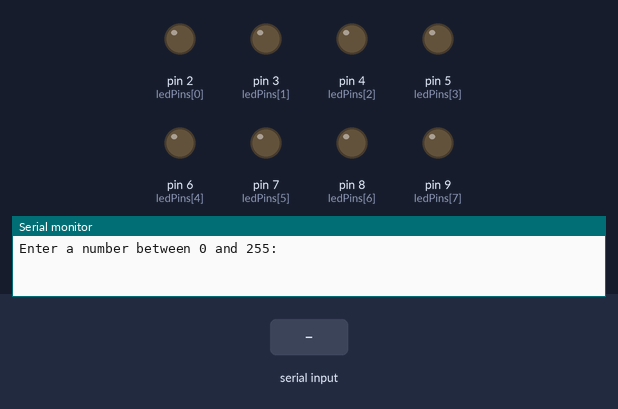
A sketch run on a simulated Arduino Uno, built with avr-gcc and run on an emulated ATmega328P. Shown: output pins drawn as LEDs (lit = HIGH), the last lines printed to the serial monitor. Inputs (shaded band) come from the test bench.

Above: at 2.2 s.
2.3 s: "90,45\n" received over Serial
At 3.3 s:
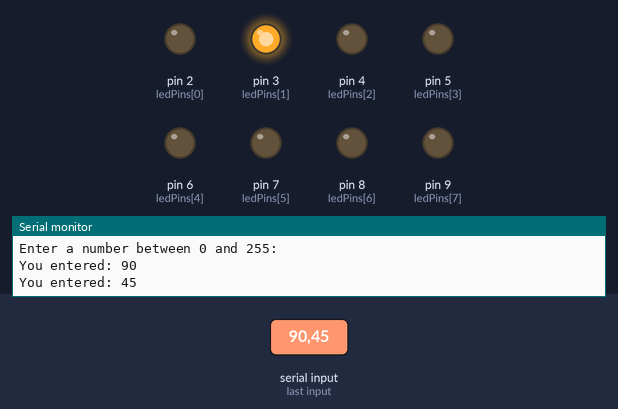
5.3 s: "5\n" received over Serial
At 6.8 s:
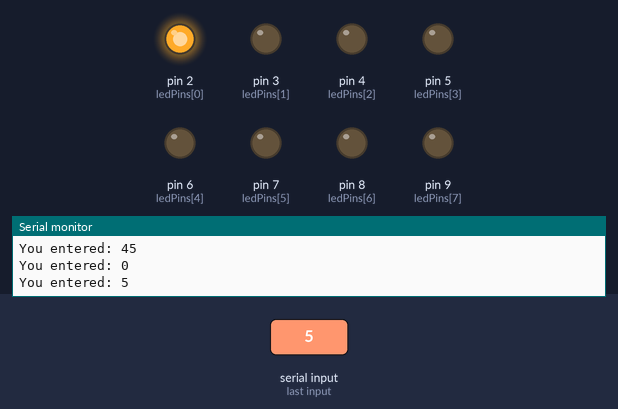
8.3 s: "30,150\n" received over Serial
11.3 s: "90\n" received over Serial
Timing chart, 0 to 15.3 s (numbered marks = the images above; inputs shaded):
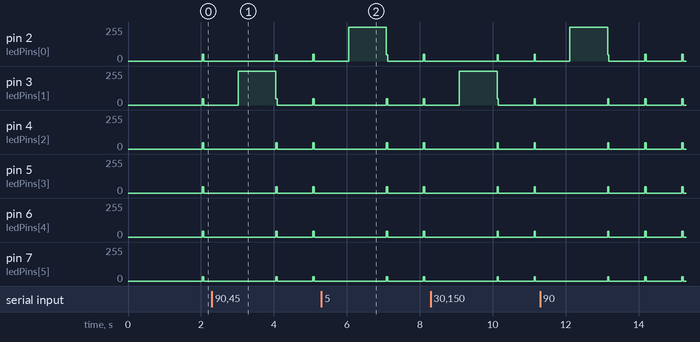

Measured:
- by itself, pin 3 (ledPins[1]): alternates 48/255 for 0.04 s and 0/255 for 0.98 s
- by itself, pin 4 (ledPins[2]): alternates 47/255 for 0.04 s and 0/255 for 0.98 s
- by itself, pin 5 (ledPins[3]): alternates 46/255 for 0.04 s and 0/255 for 0.98 s
- by itself, pin 6 (ledPins[4]): alternates 42/255 for 0.04 s and 0/255 for 0.98 s
- by itself, pin 7 (ledPins[5]): alternates 32/255 for 0.04 s and 0/255 for 0.98 s

The sketch:

lab1step18.ino
```cpp
/********************************************************
 * Student: Paige Rabideaux, Andrew Nitchman
 * Course: EGR348-903
 * Date: 8/29/2024
 * Instructor: Prof Ali
 * Assignment: Post Lab 1
 * Description: LEDs light up representing numbers in binary
                following an input from serial monitor.
  ************************************************************/
const int ledPins[] = {2, 3, 4, 5, 6, 7, 8, 9}; // LED pins
int inputNumber;

void setup() {
  // set up serial monitor
  Serial.begin(115200);
  delay(1000);
  //prompts user for input
  Serial.println("Enter a number between 0 and 255:");
  // Set all LED pins as output
  for (int i = 0; i < 8; i++) {
    pinMode(ledPins[i], OUTPUT);
      }
}

void loop() {
    for (int count = 0; count < 256; count++) {


   //reads input from serial monitor if available and assigns it to a
   //variable.  Plus dose some communicating with user about
   //the validity of their input.
   if (Serial.available() > 0) {
    int incomingByte = Serial.parseInt(); // Read the incoming integer
      if (incomingByte >= 0 && incomingByte <= 255) {
      inputNumber = incomingByte;
      Serial.print("You entered: ");
      Serial.println(inputNumber);
    } else {
      Serial.println("Invalid input. Please enter a number between 0 and 255.");
    }
  }

    displayBinary(count);
    //the program rapidly shows every number 0-255 but so fast that its
    //imperceptable but pauses the program when the users desired number
    //is the current showing.
    if(count==inputNumber)delay(1000);
    //delay(0); // Wait for 1 second
  }
}

  /*nombers is an 8 bit number so for-loop iterates
  8 times to look at each bit.  If the bit is a 1,
  digitalWrite is used to return the value of that
  bit with its position so that the led can match it
  value and position.  */
void displayBinary(int nombers) {
  for (int i = 0; i < 8; i++) {
    int bit = bitRead(nombers, i);
    digitalWrite(ledPins[i], bit);
  }
}
```
